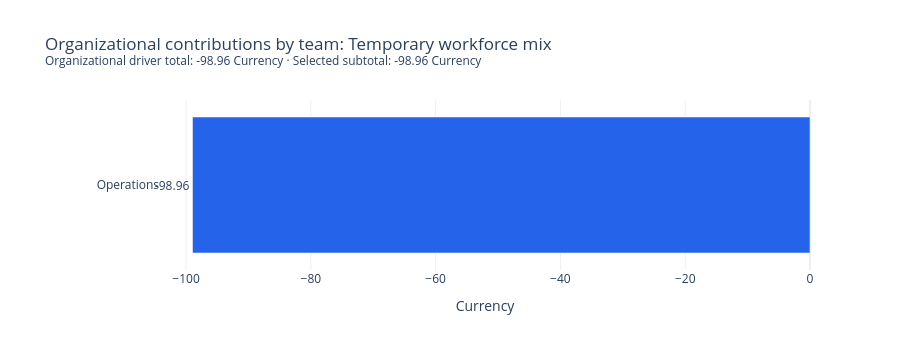

Notebook cell for this chart:
### Code cell
driver_figure = plot_driver_by_team(
    result,
    selected_driver,
    teams=selected_teams,
    currency_label=currency_label,
)
driver_figure.show(renderer=renderer)

### Figure 1 — Plotly figure (JSON) as saved in the notebook; plotly's stock layout.template omitted (floating-point values rounded to 4 significant figures)
{"data": [{"cliponaxis": false, "customdata": [["Operations", "temp_game::temporary_members"]], "hovertemplate": "%{customdata[0]}<br>ID: %{customdata[1]}<br>Organizational contribution: %{x:,.6f}<extra></extra>", "marker": {"color": ["#2563EB"]}, "orientation": "h", "text": ["-98.96"], "textposition": "outside", "type": "bar", "x": [-98.96], "y": [0]}], "layout": {"height": 350, "margin": {"l": 160, "r": 90, "t": 100}, "meta": {"driver": "temp_game::temporary_members", "organization_total": -98.96, "restricted": true, "run_id": "5cb2869d-facf-4fa7-b6a7-72d51b3e3ec9", "selected_subtotal": -98.96, "selected_teams": ["Operations"]}, "showlegend": false, "title": {"text": "Organizational contributions by team: Temporary workforce mix<br><sup>Organizational driver total: -98.96 Currency · Selected subtotal: -98.96 Currency</sup>"}, "xaxis": {"title": {"text": "Currency"}, "zeroline": true}, "yaxis": {"autorange": "reversed", "tickmode": "array", "ticktext": ["Operations"], "tickvals": [0]}}}
